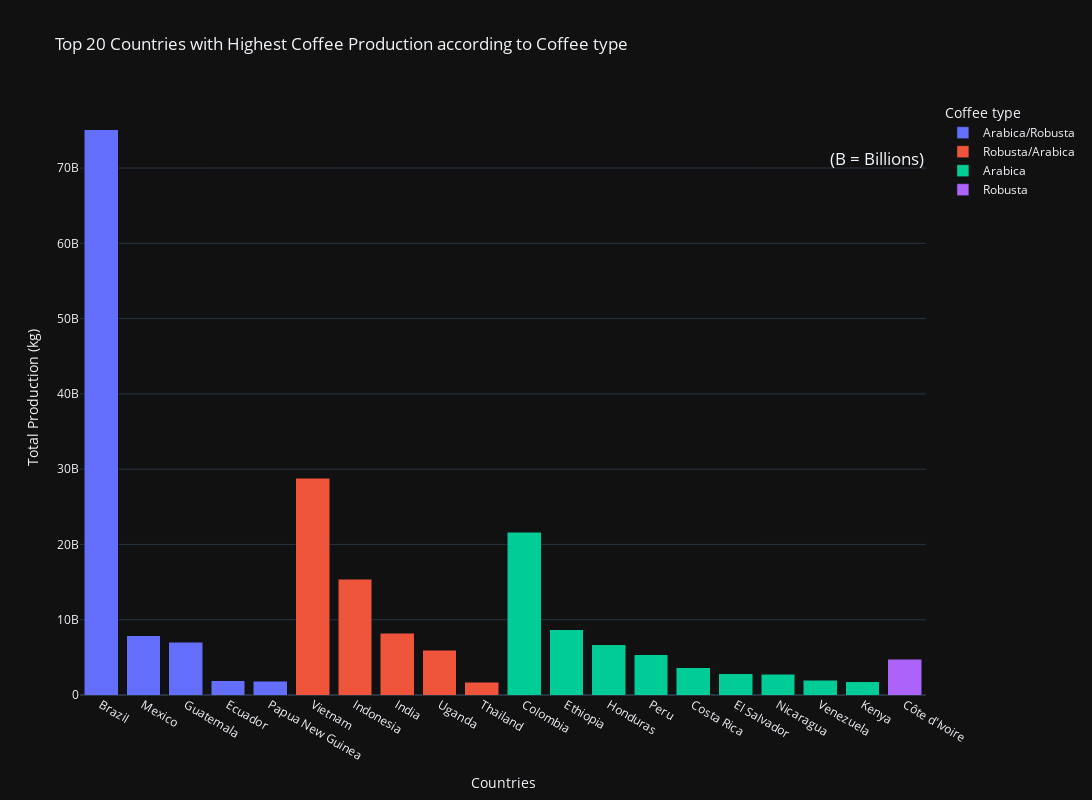

Notebook code cell kept with this figure:
### Code cell
# Drugi plot - top 20 producentów kawy na świecie wzgledem typu kawy - pamiętajcie, że Arabica/Robusta to znaczy że Arabica tam dominuje
fig = px.bar(top_production, x='Country', y='Total_production', color='Coffee type', labels={
    "Country": "Countries",
    "Total_production": "Total Production"
},title='Top 20 Countries with Highest Coffee Production according to Coffee type', width=1000, height=600)

fig.update_layout(
    xaxis_title="Countries",
    yaxis_title="Total Production",
    title="Top 20 Countries with Highest Coffee Production according to Coffee type",
    width=1200,
    height=800,
    barmode='stack',
    yaxis=dict(title='Total Production (kg)'),
    annotations=[
        dict(
            text='(B = Billions)',
            showarrow=False,
            xref='paper',
            yref='y',
            x=1.0,
            y=max(top_production['Total_production']) * 0.95,
            font=dict(size=17)
        )
    ]
)
fig.show()

### Figure 1 — Plotly figure (JSON) as saved in the notebook; plotly's stock layout.template omitted (floating-point values rounded to 4 significant figures)
{"data": [{"alignmentgroup": "True", "hovertemplate": "Coffee type=Arabica/Robusta<br>Countries=%{x}<br>Total Production=%{y}<extra></extra>", "legendgroup": "Arabica/Robusta", "marker": {"color": "#636efa", "pattern": {"shape": ""}}, "name": "Arabica/Robusta", "offsetgroup": "Arabica/Robusta", "orientation": "v", "showlegend": true, "textposition": "auto", "x": ["Brazil", "Mexico", "Guatemala", "Ecuador", "Papua New Guinea"], "xaxis": "x", "y": [75080000000.0, 7854000000.0, 7021000000.0, 1900000000.0, 1803000000.0], "yaxis": "y", "type": "bar"}, {"alignmentgroup": "True", "hovertemplate": "Coffee type=Robusta/Arabica<br>Countries=%{x}<br>Total Production=%{y}<extra></extra>", "legendgroup": "Robusta/Arabica", "marker": {"color": "#EF553B", "pattern": {"shape": ""}}, "name": "Robusta/Arabica", "offsetgroup": "Robusta/Arabica", "orientation": "v", "showlegend": true, "textposition": "auto", "x": ["Vietnam", "Indonesia", "India", "Uganda", "Thailand"], "xaxis": "x", "y": [28800000000.0, 15400000000.0, 8222000000.0, 5919000000.0, 1674000000.0], "yaxis": "y", "type": "bar"}, {"alignmentgroup": "True", "hovertemplate": "Coffee type=Arabica<br>Countries=%{x}<br>Total Production=%{y}<extra></extra>", "legendgroup": "Arabica", "marker": {"color": "#00cc96", "pattern": {"shape": ""}}, "name": "Arabica", "offsetgroup": "Arabica", "orientation": "v", "showlegend": true, "textposition": "auto", "x": ["Colombia", "Ethiopia", "Honduras", "Peru", "Costa Rica", "El Salvador", "Nicaragua", "Venezuela", "Kenya"], "xaxis": "x", "y": [21600000000.0, 8670000000.0, 6673000000.0, 5318000000.0, 3597000000.0, 2821000000.0, 2749000000.0, 1993000000.0, 1768000000.0], "yaxis": "y", "type": "bar"}, {"alignmentgroup": "True", "hovertemplate": "Coffee type=Robusta<br>Countries=%{x}<br>Total Production=%{y}<extra></extra>", "legendgroup": "Robusta", "marker": {"color": "#ab63fa", "pattern": {"shape": ""}}, "name": "Robusta", "offsetgroup": "Robusta", "orientation": "v", "showlegend": true, "textposition": "auto", "x": ["Côte d'Ivoire"], "xaxis": "x", "y": [4761000000.0], "yaxis": "y", "type": "bar"}], "layout": {"xaxis": {"anchor": "y", "domain": [0.0, 1.0], "title": {"text": "Countries"}}, "yaxis": {"anchor": "x", "domain": [0.0, 1.0], "title": {"text": "Total Production (kg)"}}, "legend": {"title": {"text": "Coffee type"}, "tracegroupgap": 0}, "title": {"text": "Top 20 Countries with Highest Coffee Production according to Coffee type"}, "barmode": "stack", "height": 800, "width": 1200, "annotations": [{"font": {"size": 17}, "showarrow": false, "text": "(B = Billions)", "x": 1.0, "xref": "paper", "y": 71330000000.0, "yref": "y"}]}}
